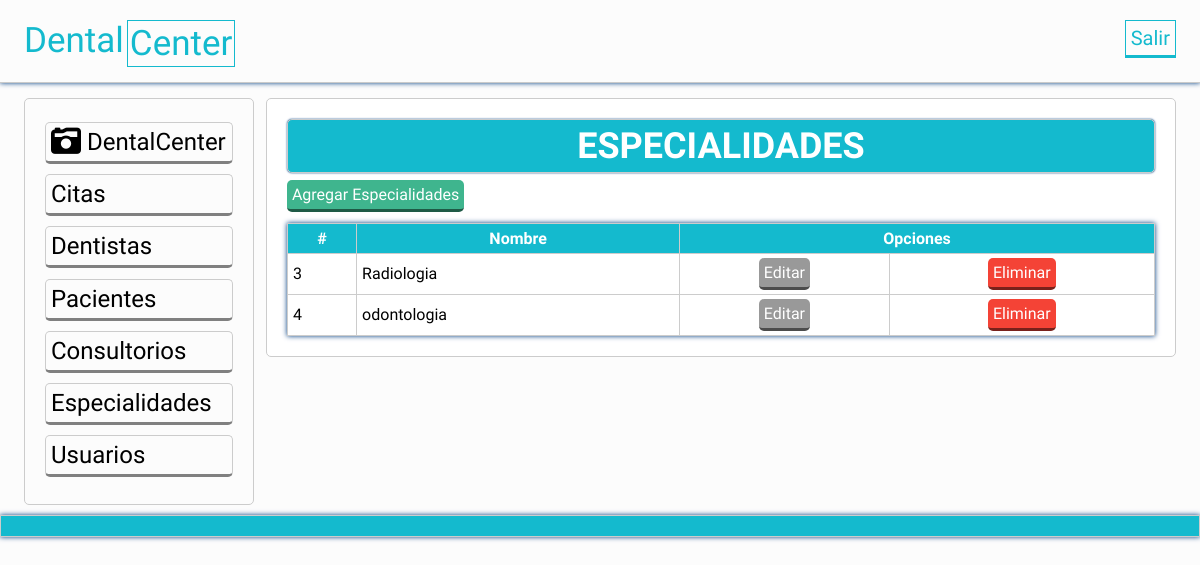
Page /vista/especialidades_vista.php on the committed database.
### tables this page shows
CREATE TABLE `especialidades` (
  `idespecialidad` int(11) NOT NULL,
  `espNombre` char(15) NOT NULL
);

### vista/especialidades_vista.php (the view, shortened to what this page needs)
<?php
try{
	$conexion = new PDO('mysql:host=localhost;dbname=dentalcenter','root','');
}catch(PDOException $e){
	echo "Error: ". $e->getMessage();
}
$consulta = $conexion -> prepare("
	SELECT * FROM especialidades ORDER BY idespecialidad limit 5");
$consulta ->execute();
$consulta = $consulta ->fetchAll();
?>
<?php include 'plantillas/header.php'; ?>
	<section class="main">
		<div class="wrapp">
			<?php include 'plantillas/nav.php'; ?>
				<article>
					<div class="mensaje">
						<h2>ESPECIALIDADES</h2>
					</div>
						<a class="agregar" href="agregarEspecialidades.php">Agregar Especialidades</a>
						<table class="tabla">
						  <tr>
							<th>#</th>
							<th>Nombre</th>
							<th colspan="2">Opciones</th>
						  </tr>
						<?php foreach ($consulta as $Sql): ?>
						<tr>
						<?php echo "<td>". $Sql['idespecialidad']. "</td>"; ?>
						<?php echo "<td>". $Sql['espNombre']. "</td>"; ?>
                        <?php echo "<td class='centrar'>"."<a href='actualizarespecialidades.php?idespecialidad=".$Sql['idespecialidad']."' class='editar'>Editar</a>". "</td>"; ?>
						<?php echo "<td class='centrar'>"."<a href='eliminar_especialidades.php?idespecialidad=".$Sql['idespecialidad']."' class='eliminar'>Eliminar</a>". "</td>"; ?>
						</tr>
						<?php endforeach; ?>
						</table>
				</article>
	</section>
<?php include 'plantillas/footer.php'; ?>
</body>
</html>

### css/estilos.css (style rules this page uses)
* { -webkit-box-sizing: border-box; -moz-box-sizing: border-box; box-sizing: border-box; margin:0px; padding:0px; font-family: 'Antic', sans-serif; }
body { background: rgba(0,0,0,.01); color:#000; }
.wrapp { padding: 0% 2%; width:100%; margin:auto; overflow: hidden; }
.mensaje { background: #14BACE; padding:5px; color:#fff; border-radius:5px; text-align: center; font-size: 1.5em; margin-bottom: 5px; box-shadow: 0 0px 2px #013D82 !important; }
article a { display:block; font-weight: normal; }
article { margin: 10px 0px; margin-left:1%; float: left; width: 79%; padding:20px; background: rgb(255, 255, 255); border-radius:5px; }
article,aside, .mensaje { border:1px solid #ccc; }
article a { margin: 2px 0px; display:inline-block; padding: 5px; color: white; border-radius:5px; cursor:pointer; border-bottom: 3px solid rgba(0, 0, 0,.5); width:auto; text-decoration:none; text-align:center; position: relative; }
article .agregar { background:#3FB58E; }
article .editar { background:#999; }
article .eliminar { background:#F44336; }
footer li,a { text-decoration: none; color: #fff; }
.tabla { box-shadow: 0 0px 5px #013D82 !important; width:100%; margin-top: 1%; border-collapse: collapse; }
.tabla th { background: #14BACE; padding: 5px; color:white; }
.centrar { text-align: center; }
.tabla td { padding: 2px 5px; }
.tabla td,th { border:1px solid #ccc; }

### rows in the picture
especialidades: idespecialidad "3", espNombre "Radiologia"
especialidades: idespecialidad "4", espNombre "odontologia"
